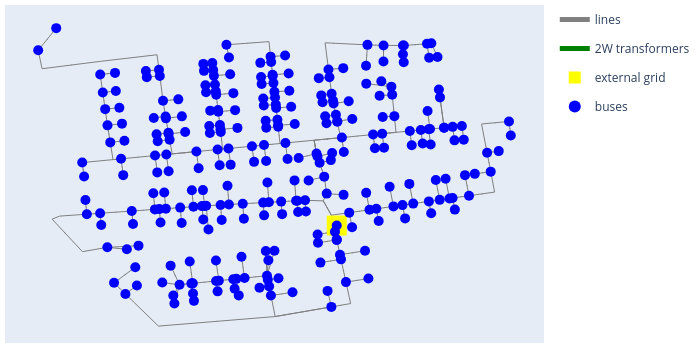

Here is the notebook cell this chart was saved with:
### Markdown cell above
The grid with its geographic coordinates, as in the previous notebook:

### Code cell
plot_simple_grid(plz=plz, kcid=kcid, bcid=bcid)
